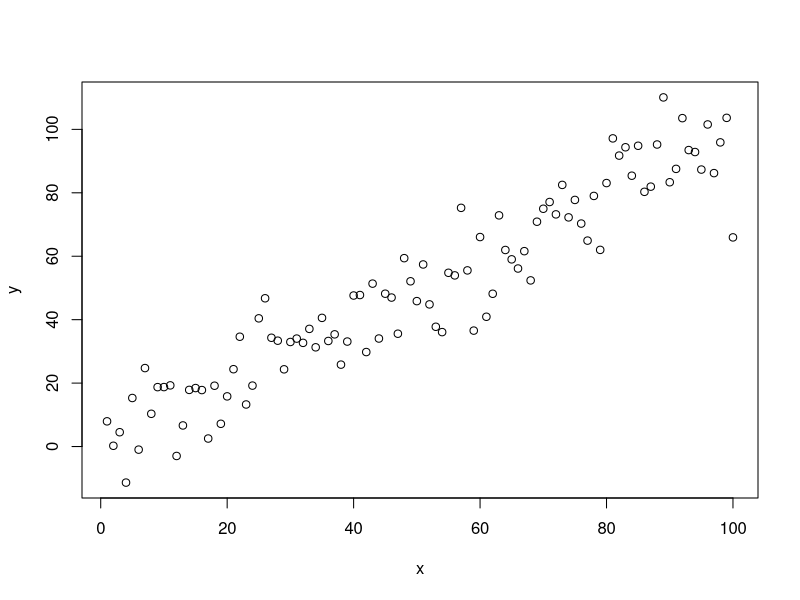
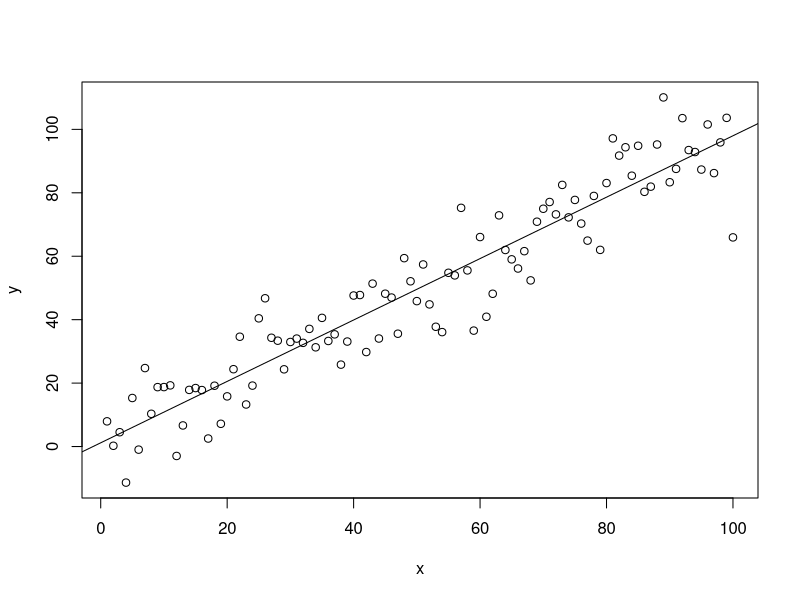

R code for these plots, in order:
## ---- chunk 1
x <- 1:100
y <- x + 10*rnorm(100)
plot(y~x)
## ---- chunk 2
mod <- lm(y~x)
plot(y~x)
abline(mod)
## ---- chunk 3
summary(mod)
## ---- chunk 4
mod$coef[1]
mod$coef[2]
